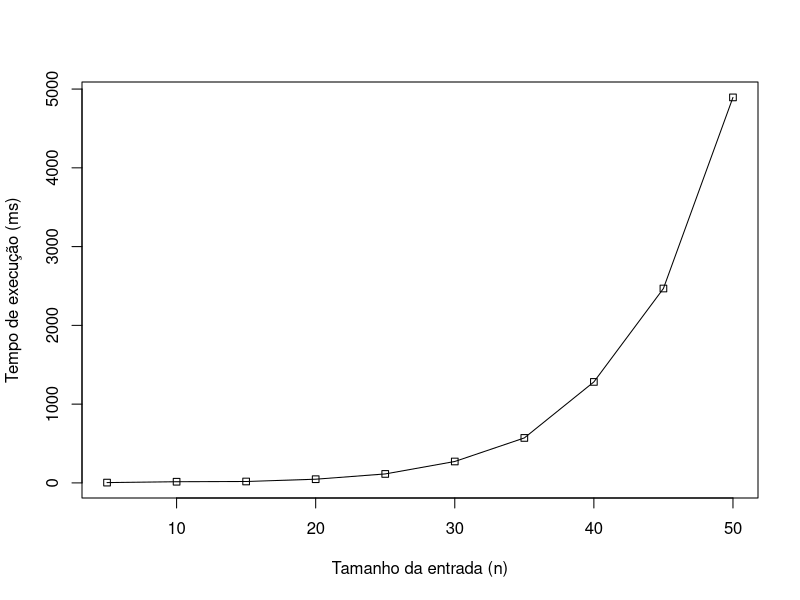

Recreate this plot in R.

# Dimension
t <- read.table("timeByN.csv", header=FALSE, sep=';')
pdf(file="timeByN.pdf", height=5, width=5)
plot(t[,1], t[,2],  type="o", pch=22, lty=1, xlab="Tamanho da entrada (n)", ylab="Tempo de execução (ms)")
dev.off()
